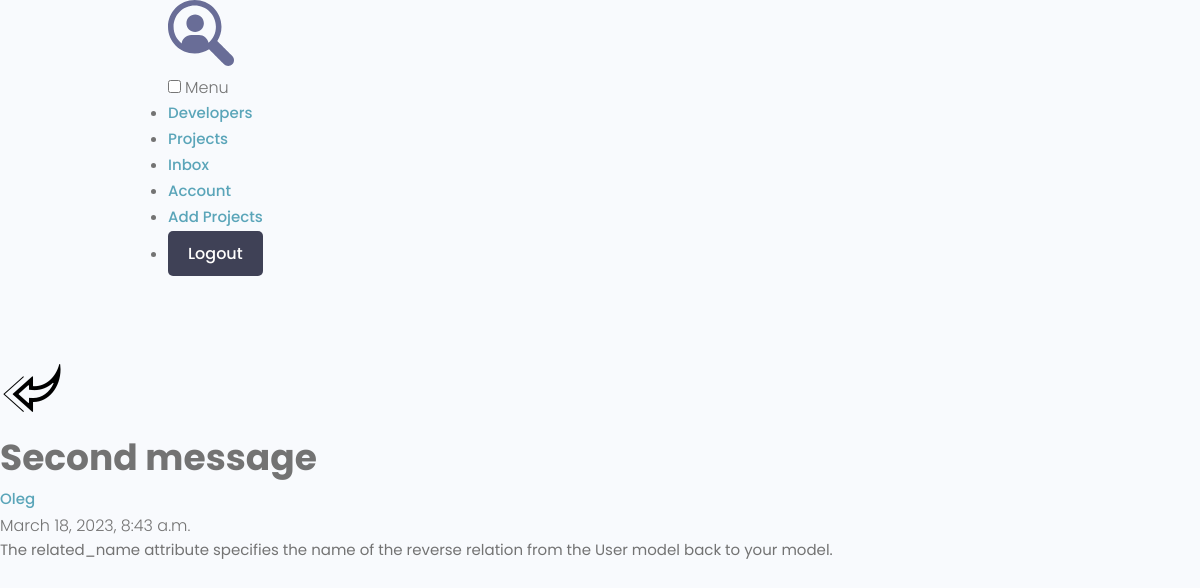
/message/4/ (signed in), run on the app's committed database.
### users/models.py (models this page shows, shortened)
class Message(models.Model):
    sender = models.ForeignKey(Profile, on_delete=models.SET_NULL, null=True, blank=True)
    recipient = models.ForeignKey(Profile, on_delete=models.SET_NULL, null=True, blank=True, related_name='messages')
    name = models.CharField(max_length=200, null=True, blank=True)
    email = models.EmailField(max_length=200, null=True, blank=True)
    subject = models.CharField(max_length=200, null=True, blank=True)
    body = models.TextField()
    is_read = models.BooleanField(default=False, null=True)
    created = models.DateTimeField(auto_now_add=True)
    class Meta:
        ordering = ['is_read', '-created']

### users/views.py (the view)
# urls.py: path('message/<str:pk>/', views.view_message, name="message"),
@login_required(login_url='login')
def view_message(request, pk):
    profile = request.user.profile
    message = profile.messages.get(id=pk)
    if message.is_read is False:
        message.is_read = True
        message.save()
    context = {'message': message}
    return render(request, 'users/message.html', context)

### users/templates/users/message.html
{% extends 'projects/base.html' %}
{% load static %}
{% block content %}
  <main class="messagePage my-xl">
    <div class="content-box">
      <div class="message">
        <a class="backButton" href="{% url 'inbox' %}">
          <img src="{% static 'images/left.png' %}" alt="">
        </a>
        <h2 class="message__subject">{{ message.subject }}</h2>
          <a href="profile.html" class="message__author">{{ message.name }}</a>
          <p class="message__date">{{ message.created }}</p>
          <div class="message__body">{{ message.body|linebreaksbr }}
          </div>
      </div>
    </div>
  </main>
{% endblock %}

### projects/static/uikit/styles/modules/_variables.css (style rules this page uses)
:root { --color-main: #5aa5b9; --color-main-light: #e6faff; --color-sub: #3f4156; --color-sub-light: #51546e; --color-sub-lighter: #ededfd; --color-text: #737373; --color-gray: #8b8b8b; --color-light: #e5e7eb; --color-light-gray: #767676; --color-bg: #f8fafd; --color-white: #fffefd; --color-white-light: #f3f3f3; --color-success: #359e64; --color-success-bg: #def8e8; --color-error: #fc4b0b; --color-error-bg: #fff2ee; --font-base: 'Poppins', arial, helvetica, 'Segoe UI', roboto, ubuntu, sans-serif; --font-monospace: 'Fira Code', 'Courier New', courier, monospace; --font-regular: 300; --font-medium: 500; --font-bold: 700; --generic-shadow: 1px 1px 5px #00000010; --generic-transition: all 0.3s ease-in-out; }

### projects/static/uikit/styles/modules/_base.css (style rules this page uses)
* { margin: 0; padding: 0; box-sizing: border-box; text-rendering: optimizeLegibility; color: inherit; font-size: inherit; }
html { font-size: 50%; }
@media only screen and (min-width: 480px) { html { font-size: 56.25%; } }
@media only screen and (min-width: 1200px) { html { font-size: 62.5%; } }
body { line-height: 1.6; font-weight: 400; font-size: 1.5rem; color: var(--color-text); background-color: var(--color-bg); min-height: 100vh; }

### projects/static/uikit/styles/modules/_typography.css (style rules this page uses)
* { font-family: var(--font-base); }
h2 { font-size: 3.6rem; font-weight: var(--font-bold); }
p, span, strong { font-size: 1.6rem; color: var(--color-text); font-weight: var(--font-regular); }
a { padding-bottom: 2px; text-decoration: none; display: inline-block; color: var(--color-main); font-weight: var(--font-medium); }

### projects/static/uikit/styles/modules/_utilities.css (style rules this page uses)
.my-xl { margin: 8rem auto; }

### data on the page
Message: subject "Second message", name "Oleg", created "March 18, 2023, 8:43 a.m.", body "The related_name attribute specifies the name of the reverse relation from the User model back to your model."
